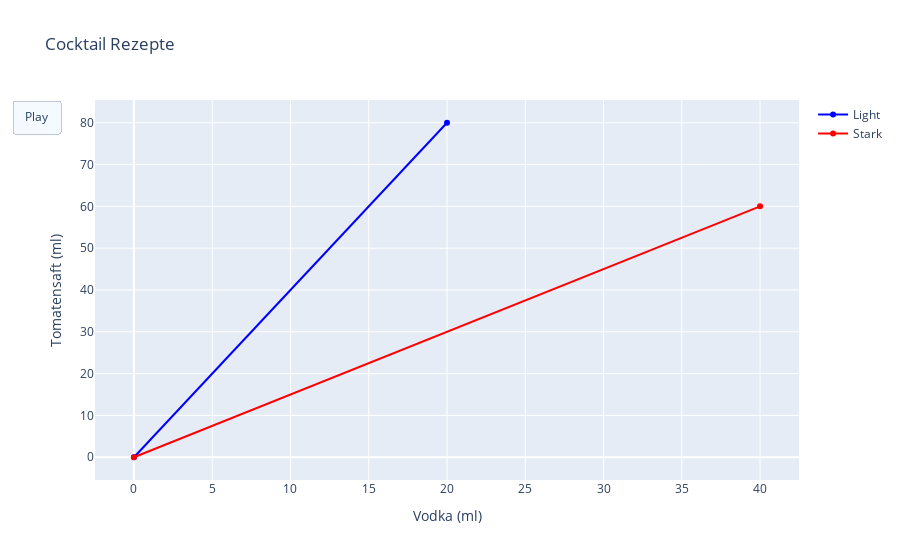

Notebook code cell kept with this figure:
### Code cell
#| label: fig-cocktail-rezepte
#| fig-cap: "Die zwei Bloody Mary Rezepte abgebildet als Vektoren im Vodka-Tomatensaft Raum."
#| code-fold: true

# Plotly, plot the two arrays as vectors

fig = go.Figure()
fig.add_trace(go.Scatter(x=[0, bm_light[0]], y=[0, bm_light[1]], mode='lines+markers', name='Light', line=dict(color='blue', width=2)))
fig.add_trace(go.Scatter(x=[0, bm_stark[0]], y=[0, bm_stark[1]], mode='lines+markers', name='Stark', line=dict(color='red', width=2)))
fig.update_layout(
    title = "Cocktail Rezepte",
    xaxis_title = "Vodka (ml)",
    yaxis_title = "Tomatensaft (ml)",
    updatemenus = [dict(type = "buttons",
    buttons = [
        dict(
            args = [None, {"frame": {"duration": 10, "redraw": False},
                            "fromcurrent": True, "transition": {"duration": 10}}],
            label = "Play",
            method = "animate",
            )])],
    legend=dict(
        orientation="h",  # Horizontal legend
        yanchor="bottom",  # Align the bottom of the legend
        y=1,             # Position above the plot (1.0 is the top of the plot)
        xanchor="center",  # Center the legend horizontally
        x=0.5              # Center position
    )
)

frames = []

r = 100
for i in range(1, r + 1):
    frames.append(go.Frame(data=[
        go.Scatter(x=[0, bm_light[0] * i / r], y=[0, 0], mode='lines+markers', name='Light', line=dict(color='blue', width=2)),
        go.Scatter(x=[0, 0], y=[0, 0], mode='lines+markers', name='Stark', line=dict(color='red', width=2))
    ]))

for i in range(1, r + 1):
    frames.append(go.Frame(data=[
        go.Scatter(x=[0, bm_light[0]], y=[0, bm_light[1] * i / r], mode='lines+markers', name='Light', line=dict(color='blue', width=2)),
        go.Scatter(x=[0, 0], y=[0, 0], mode='lines+markers', name='Stark', line=dict(color='red', width=2))
    ]))

for i in range(1, r + 1):
    frames.append(go.Frame(data=[
        go.Scatter(x=[0, bm_light[0]], y=[0, bm_light[1]], mode='lines+markers', name='Light', line=dict(color='blue', width=2)),
        go.Scatter(x=[0, bm_stark[0] * i / r], y=[0, 0], mode='lines+markers', name='Stark', line=dict(color='red', width=2))
    ]))

for i in range(1, r + 1):
    frames.append(go.Frame(data=[
        go.Scatter(x=[0, bm_light[0]], y=[0, bm_light[1]], mode='lines+markers', name='Light', line=dict(color='blue', width=2)),
        go.Scatter(x=[0, bm_stark[0]], y=[0, bm_stark[1] * i / r], mode='lines+markers', name='Stark', line=dict(color='red', width=2))
    ]))

fig.update(frames=frames)

fig.show()

### Figure 1 — Plotly figure (JSON) as saved in the notebook; plotly's stock layout.template omitted (floating-point values rounded to 4 significant figures)
{"data": [{"line": {"color": "blue", "width": 2}, "mode": "lines+markers", "name": "Light", "type": "scatter", "x": [0, 20], "y": [0, 80]}, {"line": {"color": "red", "width": 2}, "mode": "lines+markers", "name": "Stark", "type": "scatter", "x": [0, 40], "y": [0, 60]}], "layout": {"title": {"text": "Cocktail Rezepte"}, "updatemenus": [{"buttons": [{"args": [null, {"frame": {"duration": 10, "redraw": false}, "fromcurrent": true, "transition": {"duration": 10}}], "label": "Play", "method": "animate"}], "type": "buttons"}], "xaxis": {"title": {"text": "Vodka (ml)"}}, "yaxis": {"title": {"text": "Tomatensaft (ml)"}}}}
